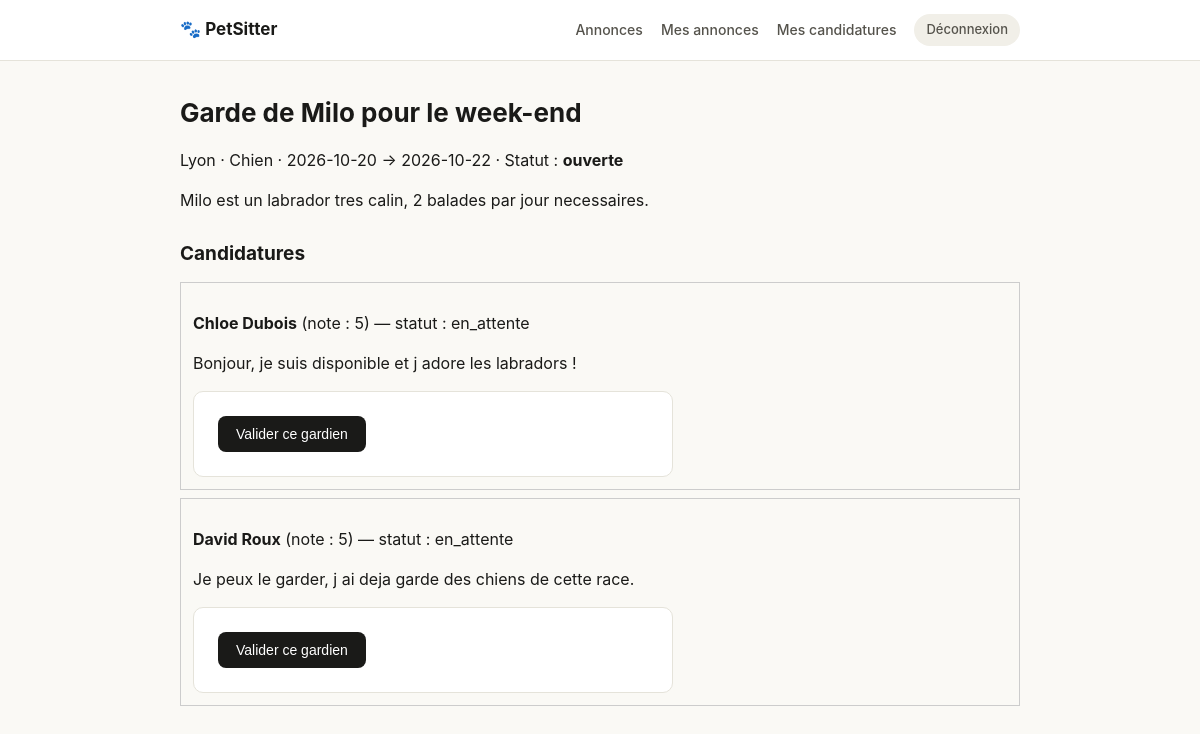
Page /public/annonces/detail?id=1 (signed in) on the committed database.
### tables this page shows
CREATE TABLE annonces (
    id INT AUTO_INCREMENT PRIMARY KEY,
    titre VARCHAR(150) NOT NULL,
    type_animal VARCHAR(50) NOT NULL,
    ville VARCHAR(100) NOT NULL,
    date_debut DATE NOT NULL,
    date_fin DATE NOT NULL,
    description TEXT,
    statut ENUM('ouverte', 'pourvue', 'terminee') NOT NULL DEFAULT 'ouverte',
    id_proprietaire INT NOT NULL,
    date_creation TIMESTAMP DEFAULT CURRENT_TIMESTAMP,

    FOREIGN KEY (id_proprietaire) REFERENCES utilisateurs(id) ON DELETE CASCADE,
    CONSTRAINT chk_dates CHECK (date_fin >= date_debut)
);

CREATE TABLE candidatures (
    id INT AUTO_INCREMENT PRIMARY KEY,
    message TEXT,
    statut ENUM('en_attente', 'acceptee', 'refusee') NOT NULL DEFAULT 'en_attente',
    date_candidature TIMESTAMP DEFAULT CURRENT_TIMESTAMP,
    id_annonce INT NOT NULL,
    id_gardien INT NOT NULL,

    FOREIGN KEY (id_annonce) REFERENCES annonces(id) ON DELETE CASCADE,
    FOREIGN KEY (id_gardien) REFERENCES utilisateurs(id) ON DELETE CASCADE,
    UNIQUE KEY unique_candidature (id_annonce, id_gardien)
);

CREATE TABLE utilisateurs (
    id INT AUTO_INCREMENT PRIMARY KEY,
    nom VARCHAR(100) NOT NULL,
    email VARCHAR(150) NOT NULL UNIQUE,
    password VARCHAR(255) NOT NULL,
    role ENUM('user', 'admin') NOT NULL DEFAULT 'user',
    date_inscription TIMESTAMP DEFAULT CURRENT_TIMESTAMP
);

### controllers/AnnonceController.php (called while the page is built, shortened)
<?php
class AnnonceController
{
    public function detail(): void
{
    $id = (int) ($_GET['id'] ?? 0);
    $annonce = Annonce::findById($id);
    $candidatures = Candidature::findByAnnonce($id);
    require __DIR__ . '/../views/annonces/detail.php';
}
}

### core/Router.php (called while the page is built, shortened)
<?php
class Router
{
    private array $routes = [];
    public function add(string $path, string $controller, string $method): void
    {
        $this->routes[$path] = [$controller, $method];
    }
    public function run(): void
    {
        $uri = trim(parse_url($_SERVER['REQUEST_URI'], PHP_URL_PATH), '/');
        $basePath = 'petsitter/public';
        $uri = preg_replace('#^' . preg_quote($basePath, '#') . '#', '', $uri);
        $uri = trim($uri, '/');
        [$controllerName, $methodName] = $this->routes[$uri];
        $controller = new $controllerName();
        $controller->$methodName();
    }
}

### public/index.php (called while the page is built, shortened)
<?php
require __DIR__ . '/../core/Router.php';
$router = new Router();
$router->add('', 'AnnonceController', 'liste');
$router->add('annonces', 'AnnonceController', 'liste');
$router->add('annonces/creer', 'AnnonceController', 'creer');
$router->add('annonces/mes-annonces', 'AnnonceController', 'mesAnnonces');
$router->add('annonces/detail', 'AnnonceController', 'detail');
$router->add('annonces/valider', 'AnnonceController', 'valider');
$router->add('candidatures/postuler', 'CandidatureController', 'postuler');
$router->add('candidatures/mes-candidatures', 'CandidatureController', 'mesCandidatures');
$router->add('candidatures/postuler', 'CandidatureController', 'postuler');
$router->add('candidatures/mes-candidatures', 'CandidatureController', 'mesCandidatures');
$router->add('avis/noter', 'AvisController', 'noter');
$router->add('login', 'AuthController', 'login');
$router->add('register', 'AuthController', 'register');
$router->add('logout', 'AuthController', 'logout');
$router->add('avis/noter', 'AvisController', 'noter');
$router->add('admin', 'AdminController', 'dashboard');
$router->add('admin/supprimer-avis', 'AdminController', 'supprimerAvis');
$router->run();

### models/Annonce.php (called while the page is built, shortened)
<?php
class Annonce
{
    public static function findById(int $id): ?array
    {
        $pdo = Database::getConnection();
        $stmt = $pdo->prepare('SELECT * FROM annonces WHERE id = :id');
        $stmt->execute(['id' => $id]);
        $result = $stmt->fetch();
        return $result ?: null;
    }
}

### models/Candidature.php (called while the page is built, shortened)
<?php
class Candidature
{
    public static function findByAnnonce(int $idAnnonce): array
    {
        $pdo = Database::getConnection();
        $stmt = $pdo->prepare(
            'SELECT c.*, u.nom AS gardien_nom, u.id AS gardien_id
             FROM candidatures c
             JOIN utilisateurs u ON u.id = c.id_gardien
             WHERE c.id_annonce = :id_annonce
             ORDER BY c.date_candidature ASC'
        );
        $stmt->execute(['id_annonce' => $idAnnonce]);
        return $stmt->fetchAll();
    }
}

### models/Avis.php (called while the page is built, shortened)
<?php
class Avis
{
    public static function noteMoyenne(int $idUtilisateur): ?float
    {
        $pdo = Database::getConnection();
        $stmt = $pdo->prepare('SELECT AVG(note) AS moyenne FROM avis WHERE id_cible = :id');
        $stmt->execute(['id' => $idUtilisateur]);
        $result = $stmt->fetch();
        return $result['moyenne'] !== null ? round((float) $result['moyenne'], 1) : null;
    }
}

### views/annonces/detail.php (the view, shortened to what this page needs)
<?php
require __DIR__ . '/../partials/header.php';
$candidatures = $candidatures ?? [];
$annonce = $annonce ?? ['titre' => '', 'ville' => '', 'type_animal' => '', 'date_debut' => '', 'date_fin' => '', 'statut' => '', 'description' => '', 'id' => 0];
?>
<h1><?= htmlspecialchars($annonce['titre']) ?></h1>
<p>
    <?= htmlspecialchars($annonce['ville']) ?> ·
    <?= htmlspecialchars($annonce['type_animal']) ?> ·
    <?= htmlspecialchars($annonce['date_debut']) ?> → <?= htmlspecialchars($annonce['date_fin']) ?> ·
    Statut : <strong><?= htmlspecialchars($annonce['statut']) ?></strong>
</p>
<p><?= nl2br(htmlspecialchars($annonce['description'])) ?></p>
<h2>Candidatures</h2>
<?php if (empty($candidatures)): ?>
    <p>Aucune candidature pour l'instant.</p>
<?php else: ?>
    <?php foreach ($candidatures as $c): ?>
        <div style="border:1px solid #ccc; padding:12px; margin-bottom:8px;">
            <p>
                <strong><?= htmlspecialchars($c['gardien_nom']) ?></strong>
                (note : <?= Avis::noteMoyenne((int) $c['gardien_id']) ?? 'pas encore note' ?>)
                — statut : <?= htmlspecialchars($c['statut']) ?>
            </p>
            <p><?= htmlspecialchars($c['message']) ?></p>
            <?php if ($annonce['statut'] === 'ouverte' && $c['statut'] === 'en_attente'): ?>
                <form method="post" action="/petsitter/public/annonces/valider">
                    <button type="submit">Valider ce gardien</button>
                </form>
            <?php endif; ?>
        </div>
    <?php endforeach; ?>
<?php endif; ?>
<?php require __DIR__ . '/../partials/footer.php'; ?>

### views/partials/header.php (shortened to what this page needs)
<!DOCTYPE html>
<html lang="fr">
<head>
    <link rel="stylesheet" href="/petsitter/public/assets/css/style.css">
</head>
<body>
<nav class="navbar">
    <div class="navbar-inner">
        <a href="/petsitter/public/annonces" class="navbar-brand">🐾 PetSitter</a>
        <div class="navbar-links">
            <a href="/petsitter/public/annonces">Annonces</a>
            <?php if (isset($_SESSION['user_id'])): ?>
                <a href="/petsitter/public/annonces/mes-annonces">Mes annonces</a>
                <a href="/petsitter/public/candidatures/mes-candidatures">Mes candidatures</a>
                <a href="/petsitter/public/logout" class="btn-logout">Déconnexion</a>
            <?php else: ?>
                <a href="/petsitter/public/login">Connexion</a>
                <a href="/petsitter/public/register">Inscription</a>
            <?php endif; ?>
        </div>
    </div>
</nav>
<div class="container">

### views/partials/footer.php
</div>
</body>
</html>

### public/assets/css/style.css (style rules this page uses)
:root { --bg: #FAF9F5; --surface: #FFFFFF; --surface-alt: #F1EFE8; --text: #1A1A18; --text-2: #55534C; --text-3: #8C8A80; --border: #E5E3DA; --accent: #1D9E75; --accent-bg: #E1F5EE; --accent-dark: #0F5940; --danger: #B3261E; --radius: 10px; }
* { box-sizing: border-box; }
body { margin: 0; background: var(--bg); color: var(--text); font-family: -apple-system, BlinkMacSystemFont, "Segoe UI", Roboto, sans-serif; line-height: 1.5; }
a { color: var(--accent-dark); text-decoration: none; }
.container { max-width: 880px; margin: 0 auto; padding: 0 20px 60px; }
.navbar { background: var(--surface); border-bottom: 1px solid var(--border); padding: 14px 0; margin-bottom: 32px; }
.navbar-inner { max-width: 880px; margin: 0 auto; padding: 0 20px; display: flex; align-items: center; justify-content: space-between; flex-wrap: wrap; gap: 12px; }
.navbar-brand { font-weight: 700; font-size: 17px; color: var(--text); }
.navbar-links { display: flex; gap: 18px; align-items: center; flex-wrap: wrap; }
.navbar-links a { color: var(--text-2); font-size: 14px; font-weight: 500; }
.navbar-links .btn-logout { background: var(--surface-alt); padding: 6px 12px; border-radius: 20px; font-size: 13px; }
h1 { font-size: 26px; margin: 0 0 8px; }
h2 { font-size: 19px; margin: 28px 0 14px; }
form { background: var(--surface); border: 1px solid var(--border); border-radius: var(--radius); padding: 24px; max-width: 480px; }
button, .btn { background: var(--text); color: #fff; border: none; padding: 10px 18px; border-radius: 8px; font-size: 14px; font-weight: 500 }

### rows in the picture
annonces: titre "Garde de Milo pour le week-end", ville "Lyon", type_animal "Chien", date_debut "2026-10-20", date_fin "2026-10-22", statut "ouverte", description "Milo est un labrador tres calin, 2 balades par jour necessaires."
candidatures: id_gardien.nom "Chloe Dubois", gardien_id "5", statut "en_attente", message "Bonjour, je suis disponible et j adore les labradors !"
candidatures: id_gardien.nom "David Roux", gardien_id "5", statut "en_attente", message "Je peux le garder, j ai deja garde des chiens de cette race."
